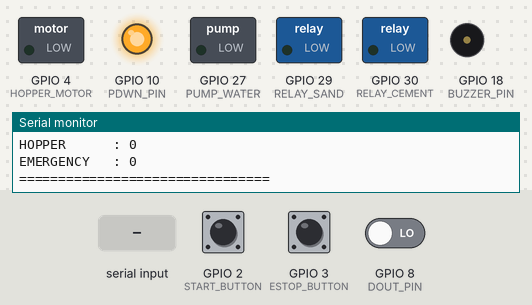
A sketch run on a simulated ESP32. On the bench: switched loads named in the sketch (green lamp = pin HIGH), output pins drawn as LEDs (lit = HIGH), buzzer (waves = sounding, pin HIGH), the last lines printed to the serial monitor. Inputs (shaded band) come from the test bench; at power-on: GPIO 2 (START_BUTTON) HIGH, GPIO 3 (ESTOP_BUTTON) HIGH, GPIO 8 (DOUT_PIN) LOW. Pins used as bus, display or sensor lines are not drawn.

Above: at 6.4 s.
6.5 s: "STOP\n" received over the second serial link
At 6.88 s:
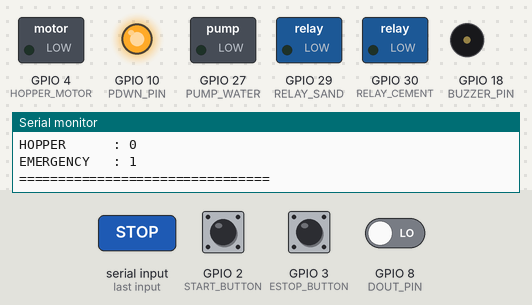
Timing chart, 0 to 15.5 s (numbered marks = the images above; inputs shaded):
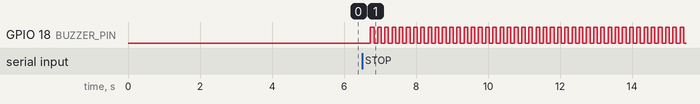

Measured:
- after the input at 6.5 s, GPIO 18 (BUZZER_PIN): alternates HIGH for 0.10 s and LOW for 0.10 s, starting after 0.23 s

The sketch:

Teensy41_Main_Controller.ino
```cpp
// ================= ADS1232 =================

const int DOUT_PIN = 8;
const int SCLK_PIN = 9;
const int PDWN_PIN = 10;

const unsigned int SCLK_US = 8;

// ================= HARDWARE =================

const int START_BUTTON = 2;
const int ESTOP_BUTTON = 3;

const int RELAY_SAND = 29;
const int RELAY_CEMENT = 30;

const int PUMP_WATER = 27;

const int HOPPER_MOTOR = 4;

const int BUZZER_PIN = 18;

// ================= UART =================

HardwareSerial &ESPSerial = Serial1;

// ================= VARIABLES =================

long offsetCounts = 0;

// CHANGE THIS ACCORDING TO CALIBRATION
float scale_counts_per_kg = 10000.0;

float liveWeight = 0;

bool systemReady = false;

bool processRunning = false;

volatile bool emergencyFlag = false;

volatile bool remoteStart = false;

unsigned long lastWeightUpdate = 0;

// ======================================================
// SETUP
// ======================================================

void setup() {

  Serial.begin(115200);

  ESPSerial.begin(115200);

  pinMode(DOUT_PIN, INPUT);

  pinMode(SCLK_PIN, OUTPUT);

  pinMode(PDWN_PIN, OUTPUT);

  digitalWrite(PDWN_PIN, HIGH);

  pinMode(START_BUTTON, INPUT_PULLUP);

  pinMode(ESTOP_BUTTON, INPUT_PULLUP);

  pinMode(RELAY_SAND, OUTPUT);

  pinMode(RELAY_CEMENT, OUTPUT);

  pinMode(PUMP_WATER, OUTPUT);

  pinMode(HOPPER_MOTOR, OUTPUT);

  pinMode(BUZZER_PIN, OUTPUT);

  attachInterrupt(
    digitalPinToInterrupt(ESTOP_BUTTON),
    emergencyStop,
    FALLING
  );

  allOff();

  // ==========================================
  // CALIBRATION
  // ==========================================

  Serial.println("================================");
  Serial.println("LOAD CELL IS CALIBRATING");
  Serial.println("WAIT...");
  Serial.println("================================");

  delay(5000);

  offsetCounts = readAverageRaw(20);

  Serial.println("================================");
  Serial.println("LOAD CELL CALIBRATED");
  Serial.println("SYSTEM READY");
  Serial.println("================================");

  systemReady = true;
}

// ======================================================
// EMERGENCY
// ======================================================

void emergencyStop() {

  emergencyFlag = true;

  allOff();
}

// ======================================================
// UPDATE WEIGHT
// ======================================================

void updateWeight() {

  if (millis() - lastWeightUpdate >= 200) {

    lastWeightUpdate = millis();

    long raw = readAverageRaw(3);

    liveWeight =
      abs((float)(raw - offsetCounts))
      /
      scale_counts_per_kg;
  }
}

// ======================================================
// SEND DATA TO ESP32
// ======================================================

void sendDataToESP(String stage) {

  String data = "";

  data += "STAGE=" + stage;

  data += ",WEIGHT=" + String(liveWeight, 2);

  data += ",SAND=" + String(digitalRead(RELAY_SAND));

  data += ",CEMENT=" + String(digitalRead(RELAY_CEMENT));

  data += ",WATER=" + String(digitalRead(PUMP_WATER));

  data += ",HOPPER=" + String(digitalRead(HOPPER_MOTOR));

  data += ",EMERGENCY=" + String(emergencyFlag);

  ESPSerial.println(data);
}

// ======================================================
// SERIAL MONITOR
// ======================================================

void printStatus(String stage) {

  Serial.println("================================");

  Serial.print("STAGE       : ");
  Serial.println(stage);

  Serial.print("WEIGHT      : ");
  Serial.print(liveWeight);
  Serial.println(" kg");

  Serial.print("SAND RELAY  : ");
  Serial.println(digitalRead(RELAY_SAND));

  Serial.print("CEMENT RELAY: ");
  Serial.println(digitalRead(RELAY_CEMENT));

  Serial.print("WATER PUMP  : ");
  Serial.println(digitalRead(PUMP_WATER));

  Serial.print("HOPPER      : ");
  Serial.println(digitalRead(HOPPER_MOTOR));

  Serial.print("EMERGENCY   : ");
  Serial.println(emergencyFlag);

  Serial.println("================================");
}

// ======================================================
// ESP COMMANDS
// ======================================================

void checkESPCommands() {

  while (ESPSerial.available()) {

    String cmd = ESPSerial.readStringUntil('\n');

    cmd.trim();

    if (cmd.indexOf("START") >= 0) {

      remoteStart = true;

      Serial.println("REMOTE START RECEIVED");
    }

    if (cmd.indexOf("STOP") >= 0) {

      emergencyFlag = true;

      allOff();

      Serial.println("REMOTE STOP RECEIVED");
    }
  }
}

// ======================================================
// ALL OFF
// ======================================================

void allOff() {

  digitalWrite(RELAY_SAND, LOW);

  digitalWrite(RELAY_CEMENT, LOW);

  digitalWrite(PUMP_WATER, LOW);

  digitalWrite(HOPPER_MOTOR, LOW);

  digitalWrite(BUZZER_PIN, LOW);
}

// ======================================================
// MAIN LOOP
// ======================================================

void loop() {

  updateWeight();

  checkESPCommands();

  sendDataToESP("READY");

  printStatus("READY");

  // ==========================================
  // EMERGENCY
  // ==========================================

  if (emergencyFlag) {

    sendDataToESP("EMERGENCY");

    while (1) {

      digitalWrite(BUZZER_PIN, HIGH);

      delay(100);

      digitalWrite(BUZZER_PIN, LOW);

      delay(100);
    }
  }

  // ==========================================
  // START CONDITION
  // ==========================================

  if (
      (digitalRead(START_BUTTON) == LOW || remoteStart)
      &&
      !processRunning
     ) {

    remoteStart = false;

    processRunning = true;

    Serial.println("PROCESS STARTED");

    // ======================================
    // BUZZER INDICATION
    // START PRESSED
    // ======================================

    digitalWrite(BUZZER_PIN, HIGH);
    delay(200);
    digitalWrite(BUZZER_PIN, LOW);

    // ======================================
    // STAGE 1 : SAND
    // ======================================

    digitalWrite(RELAY_SAND, HIGH);

    while (liveWeight < 2.0 && !emergencyFlag) {

      updateWeight();

      checkESPCommands();

      sendDataToESP("SAND");

      printStatus("SAND");

      delay(200);
    }

    // ======================================
    // RELAY 1 OFF
    // RELAY 2 ON
    // ======================================

    digitalWrite(RELAY_SAND, LOW);

    digitalWrite(BUZZER_PIN, HIGH);
    delay(200);
    digitalWrite(BUZZER_PIN, LOW);

    // ======================================
    // STAGE 2 : CEMENT
    // ======================================

    digitalWrite(RELAY_CEMENT, HIGH);

    while (liveWeight < 4.0 && !emergencyFlag) {

      updateWeight();

      checkESPCommands();

      sendDataToESP("CEMENT");

      printStatus("CEMENT");

      delay(200);
    }

    // ======================================
    // RELAY 2 OFF
    // PUMP ON
    // ======================================

    digitalWrite(RELAY_CEMENT, LOW);

    digitalWrite(BUZZER_PIN, HIGH);
    delay(200);
    digitalWrite(BUZZER_PIN, LOW);

    // ======================================
    // STAGE 3 : WATER PUMP
    // ======================================

    digitalWrite(PUMP_WATER, HIGH);

    unsigned long waterStart = millis();

    while (millis() - waterStart < 10000) {

      updateWeight();

      checkESPCommands();

      sendDataToESP("WATER");

      printStatus("WATER");

      delay(200);
    }

    // ======================================
    // PUMP OFF
    // ======================================

    digitalWrite(PUMP_WATER, LOW);

    digitalWrite(BUZZER_PIN, HIGH);
    delay(200);
    digitalWrite(BUZZER_PIN, LOW);

    // ======================================
    // STAGE 4 : HOPPER
    // ======================================

    digitalWrite(HOPPER_MOTOR, HIGH);

    unsigned long hopperStart = millis();

    while (millis() - hopperStart < 20000) {

      updateWeight();

      checkESPCommands();

      sendDataToESP("HOPPER");

      printStatus("HOPPER");

      delay(200);
    }

    digitalWrite(HOPPER_MOTOR, LOW);

    // ======================================
    // FINAL BUZZER
    // PROCESS COMPLETE
    // ======================================

    unsigned long buzzerStart = millis();

    while (millis() - buzzerStart < 10000) {

      updateWeight();

      checkESPCommands();

      sendDataToESP("PROCESS COMPLETED");

      printStatus("PROCESS COMPLETED");

      digitalWrite(BUZZER_PIN, HIGH);


    }

    processRunning = false;

    Serial.println("PROCESS FINISHED");
  }

  delay(200);
}
// ======================================================
// ADC READ
// ======================================================

long readRawADC() {

  while (digitalRead(DOUT_PIN) == HIGH);

  unsigned long data = 0;

  for (int i = 0; i < 24; i++) {

    digitalWrite(SCLK_PIN, HIGH);

    delayMicroseconds(SCLK_US);

    data = (data << 1) | digitalRead(DOUT_PIN);

    digitalWrite(SCLK_PIN, LOW);

    delayMicroseconds(SCLK_US);
  }

  digitalWrite(SCLK_PIN, HIGH);

  delayMicroseconds(SCLK_US);

  digitalWrite(SCLK_PIN, LOW);

  if (data & 0x800000UL) {

    data |= 0xFF000000UL;
  }

  return (long)data;
}

// ======================================================
// AVERAGE ADC
// ======================================================

long readAverageRaw(int samples) {

  long sum = 0;

  for (int i = 0; i < samples; i++) {

    sum += readRawADC();

    delay(10);
  }

  return sum / samples;
}
```
